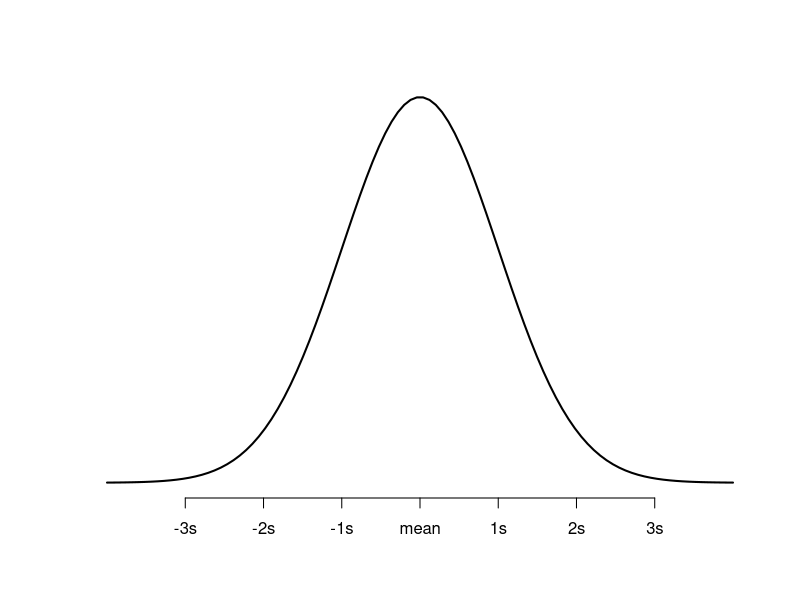
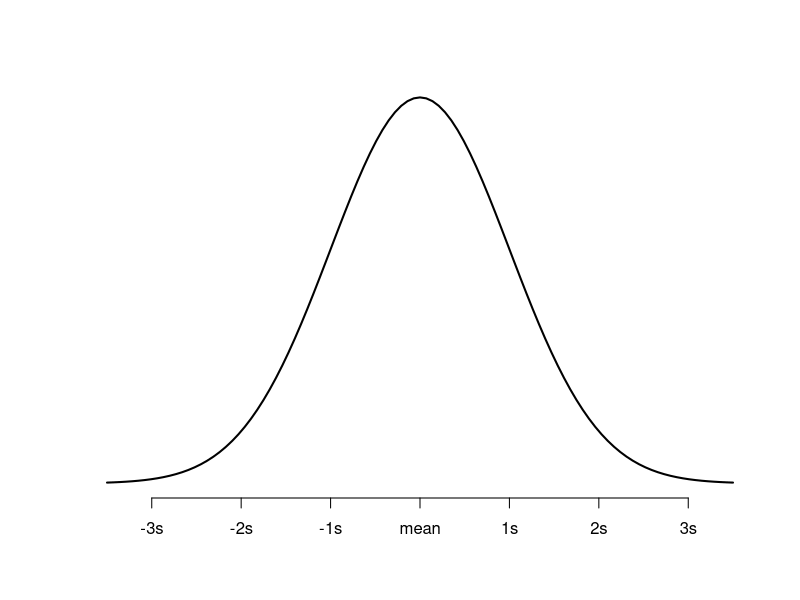
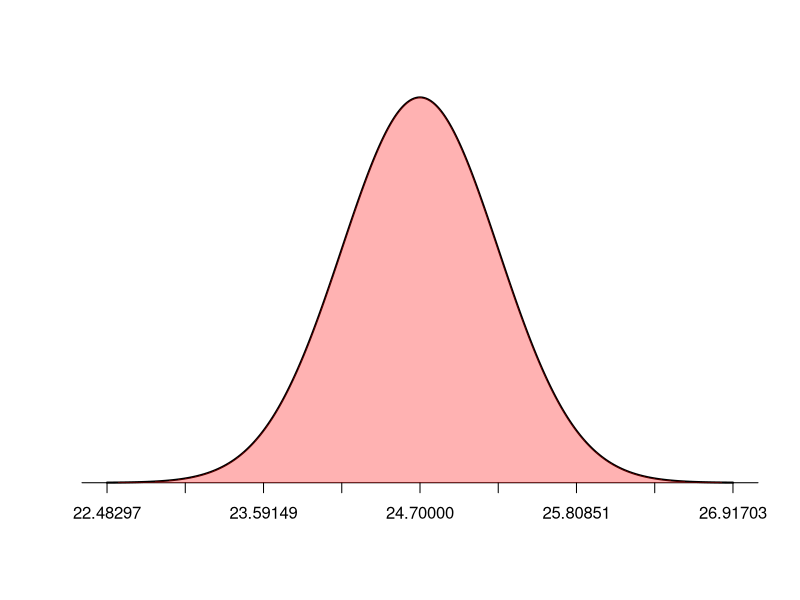

Write R code to recreate these figures, in order. (Note: this script raises an error after producing the figures.)
#Normal Curves
#Use base R

# x vector
x <- seq(-4, 4, length=100)

# y vector
y <- dnorm(x)

# plot the curve
plot(x,y, type = "l", lwd = 2, axes = FALSE, 
     xlab = "", ylab = "")

#Add details to axis 
axis(1, at = -3:3, labels = c("-3s", "-2s", "-1s", 
                              "mean", "1s", "2s", "3s"))

#Use the curve function
curve(dnorm, -3.5, 3.5, lwd=2, axes = FALSE, xlab = "", 
      ylab = "")

axis(1, at = -3:3, labels = c("-3s", "-2s", "-1s", 
                              "mean", "1s", "2s", "3s"))

# Create a normal curve with given population mean and SD 

#define population mean and standard deviation
population_mean <- 50
population_sd <- 5

#Gasoline additive example
population_mean <- 24.7
population_sd <- 4.8/sqrt(75)

#define upper and lower bound
lower_bound <- population_mean - population_sd
upper_bound <- population_mean + population_sd

#Create a sequence of 1000 x values based on population mean and standard deviation
x <- seq(-4, 4, length = 1000) * population_sd + population_mean

#create a vector of values that shows the height of the probability distribution
#for each value in x
y <- dnorm(x, population_mean, population_sd)

#plot normal distribution with customized x-axis labels
plot(x,y, type = "l", lwd = 2, axes = FALSE, xlab = "",
     ylab = "")
sd_axis_bounds = 5
axis_bounds <- seq(-sd_axis_bounds * population_sd + population_mean,
                   sd_axis_bounds * population_sd + population_mean,
                   by = population_sd)
axis(side = 1, at = axis_bounds, pos = 0)

#Shade in area of entire curve 
polygon(c(x, rev(x)), 
        c(y, rep(0, length(y))),
        col = adjustcolor('red', alpha=0.3), border = NA)

#Shade in part of curve 
x_adj <- seq(104, 130)

y_adj <- dnorm(x_adj, population_mean, population_sd)

polygon(c(x_adj, rev(x_adj)), 
        c(y_adj, rep(0, length(y_adj))),
        col = adjustcolor('red', alpha=0.3), border = NA)


#Create using ggplot 
ggplot(data.frame(x = c(-4, 4)), aes(x = x)) +
  stat_function(fun = dnorm) +
  theme_linedraw() 

#Shade area
ggplot(data.frame(x = c(-4, 4)), aes(x = x)) +
  stat_function(fun = dnorm) +
  theme_minimal() +
  geom_density(
    aes(fill = group),
    . %>% filter((group == "C" & between(x, 0, 1))),
    stat = 'identity',
    alpha = 0.75
  )

#Create using the mtcars dataset 

ggplot(mtcars, aes(x = mpg)) +
  stat_function(
    fun = dnorm,
    args = with(mtcars, c(mean = mean(mpg), sd = sd(mpg)))
  ) +
  scale_x_continuous("Miles per gallon")

#Fill in area under the normal curve
# https://r-charts.com/distribution/fill-area-density/

#Another example 
population_mean <- 80
population_sd <- 12

lower_bound <- population_mean - population_sd
upper_bound <- population_mean + population_sd

x <- seq(-4, 4, length = 1000) * population_sd + 
  population_mean

y <- dnorm(x, population_mean, population_sd)





